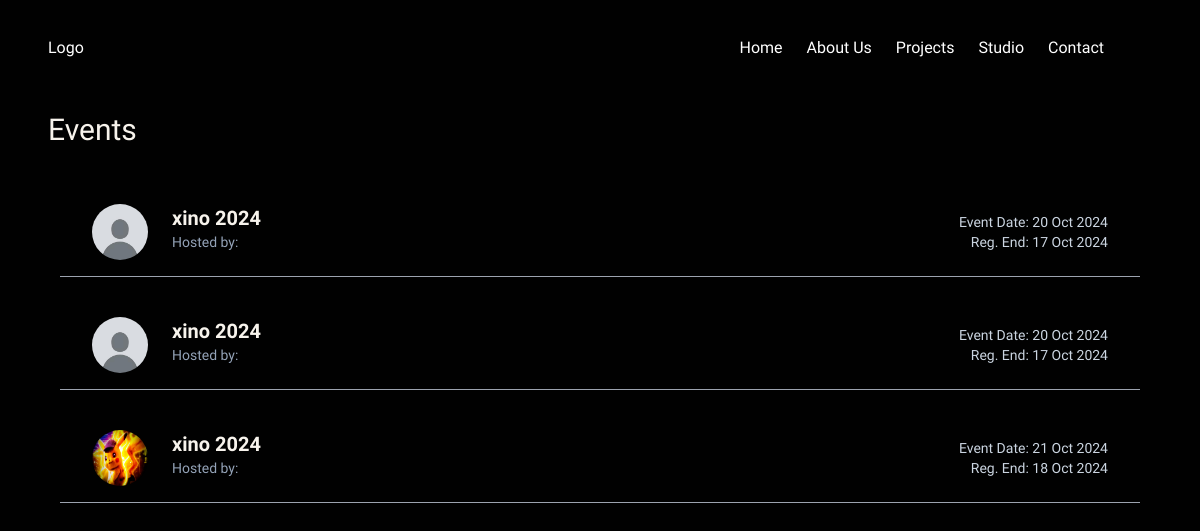
The page /events (signed in) on the database its author committed.
### Tool/models.py (models this page shows, shortened)
class Event(db.Model):
    __tablename__ = 'event'  # Table name
    id = db.Column(db.Integer, primary_key=True)
    name = db.Column(db.String(100), nullable=False)
    host_id = db.Column(db.Integer, db.ForeignKey('club.id'), nullable=False)
    host = db.relationship('Club', back_populates='host_events')
    registration_end_date = db.Column(db.DateTime, nullable=True)
    prompts_date = db.Column(db.DateTime, nullable=True)
    submission_date = db.Column(db.DateTime, nullable=True)
    event_date = db.Column(db.DateTime, nullable=True)
    brochure_link = db.Column(db.String(255), nullable=True)
    clubs = db.relationship('Club', secondary=event_clubs, back_populates='events')
    participants = db.relationship('User', secondary=event_users, back_populates='events')
    sub_events = db.relationship('SubEvent', backref='parent_event', cascade='all, delete-orphan', lazy=True)
    profile_pic = db.Column(db.String(200), nullable=False, default = '../static/images/default.jpg')
    description = db.Column(db.String, nullable = False)

### app.py (the view)
@app.route('/events')
@login_required
def view_events():
    events = Event.query.all()
    return render_template('events.html', events = events)

### Tool/models.py (called while the page is built)
@login_manager.user_loader
def load_user(user_id):
    return User.query.get(user_id)

### Tool/templates/events.html (shortened to what this page needs)
{% extends 'base.html' %}
{% block content %}
    <h1 class="bold text-3xl my-4 mb-10 text-text ml-12">Events</h1>
    <div class="flex flex-col gap-6 items-start max-w-screen overflow-x-hidden">
        {% for ev in events %}
        <a class="flex justify-between  items-center text-text hover:scale-[1.01] py-4 w-[90%] border-b border-gray-400 mx-[5%] px-8 transition-all" href="{{ url_for('event', eid=ev.id) }}">
            <div class="flex">
                <img src="{{ ev.profile_pic }}" alt="{{ ev.name }}" class="h-14 w-14 rounded-full mr-6">
                <div class="flex flex-col">
                    <p class="font-bold text-xl">{{ ev.name }}</p>
                    <p class="text-sm text-slate-400 cursor-pointer hover:underline" onclick="toclub(ev.host.id)">
                        Hosted by: {{ ev.host.name }}
                    </p>
                </div>
            </div>
            <div class="flex text-right flex-col text-slate-300 text-sm ml-8">
                <span>Event Date: {{ ev.event_date.strftime('%d %b %Y') if ev.event_date else 'TBA' }}</span>
                <span>Reg. End: {{ ev.registration_end_date.strftime('%d %b %Y') if ev.registration_end_date else 'TBA' }}</span>
            </div>
        </a>
        {% endfor %}
    </div>
{% endblock %}

### Tool/templates/base.html (shortened to what this page needs)
<!DOCTYPE html>
<html lang="en">
<head>
    <script src="https://cdn.tailwindcss.com"></script>
    <link rel="stylesheet" href="https://cdnjs.cloudflare.com/ajax/libs/remixicon/4.2.0/remixicon.min.css">
    <link rel="stylesheet" href="../static/css/styles.css">
   <link href="https://cdn.jsdelivr.net/npm/select2@4.1.0-rc.0/dist/css/select2.min.css" rel="stylesheet" />
   <link rel="stylesheet" href="https://cdn.jsdelivr.net/npm/flatpickr/dist/flatpickr.min.css">
</head>
<body class="bg-background">
   <header class="header" id="header">
      <nav class="nav px-12">
        <a href="#" class="nav__logo">Logo</a>
        <div class="nav__menu" id="nav-menu">
          <ul class="nav__list">
            <li class="nav__item">
              <a href="#" class="nav__link">
                <span>Home</span>
              </a>
            </li>
            <li class="nav__item">
              <a href="#" class="nav__link">
                <span>About Us</span>
              </a>
            </li>
            <li class="nav__item">
              <a href="#" class="nav__link">
                <span>Projects</span>
              </a>
            </li>
            <li class="nav__item">
              <a href="#" class="nav__link">
                <span>Studio</span>
              </a>
            </li>
            <li class="nav__item">
              <a href="#" class="nav__link">
                <span>Contact</span>
              </a>
            </li>
          </ul>
        </div>
      </nav>
    </header>
    {% block content %}
    {% endblock %}
</body>
</html>

### Tool/static/css/styles.css (style rules this page uses)
:root { --header-height: 3.5rem; --white-color: hsl(0, 0%, 100%); --black-color: hsl(0, 0%, 0%); --body-font: "Montserrat Alternates", sans-serif; --h1-font-size: 1.5rem; --normal-font-size: 0.938rem; --font-regular: 400; --font-medium: 500; --z-tooltip: 10; --z-fixed: 100; }
@media screen and (min-width: 1150px) { :root { --normal-font-size: 1rem; } }
* { box-sizing: border-box; padding: 0; margin: 0; }
html { scroll-behavior: smooth; }
body { font-family: var(--body-font); font-size: var(--normal-font-size); background-color: var(--white-color); }
ul { list-style: none; }
a { text-decoration: none; }
.header { width: 100%; top: 0; left: 0; background-color: #010101; z-index: 10; }
.nav { position: relative; height: 12vh; display: flex; justify-content: space-between; align-items: center; color: whitesmoke; }
.nav__logo { color: var(--white-color); font-weight: var(--font-medium); }
@media screen and (min-width: 768px) { .nav__menu { display: flex; flex-direction: row; transition: none; } }
@media screen and (min-width: 768px) { .nav__link span { position: relative; transition: margin-left 0.4s ease; color: white; } }
@media screen and (min-width: 768px) { .nav__link span::after { content: ""; position: absolute; left: 0; bottom: -6px; width: 0; height: 2px; background-color: var(--white-color); transition: width 0.4s ease-out; } }
@media screen and (min-width: 768px) { .nav__list .nav__link { transition: opacity 0.4s ease; } }
@media screen and (min-width: 768px) { .nav__list { display: flex; flex-direction: row; gap: 1.5rem; align-items: center; } }

### Tool/templates/base.html (style rules this page uses)
:root { --text: #f7f3ec; --background: #010101; --primary: #eb0037; --secondary: #0a9682; --accent: #510b1c; }

### rows shown on the page
Event: profile_pic (placeholder picture), name "xino 2024", event_date "20 Oct 2024", registration_end_date "17 Oct 2024"
Event: profile_pic (placeholder picture), name "xino 2024", event_date "20 Oct 2024", registration_end_date "17 Oct 2024"
Event: profile_pic (picture), name "xino 2024", event_date "21 Oct 2024", registration_end_date "18 Oct 2024"
